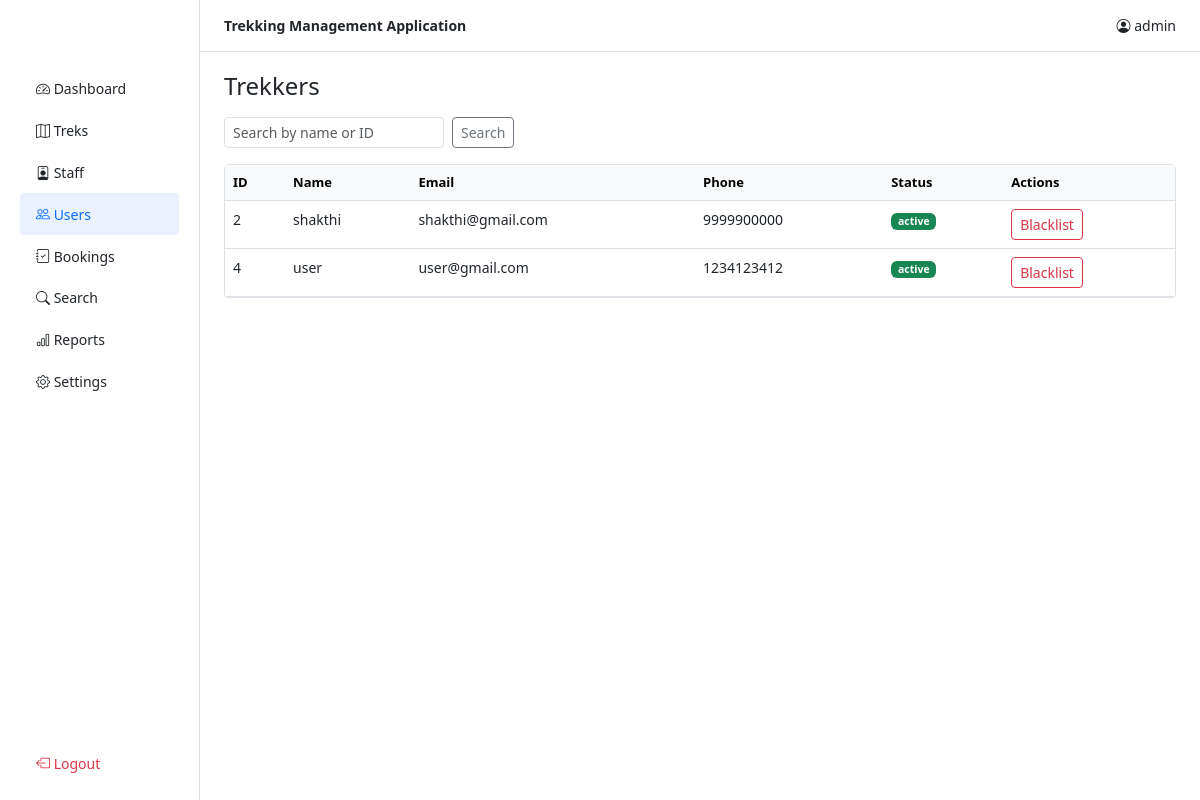
Page /admin/users (signed in) on the committed database.
### tables this page shows
CREATE TABLE users (
            id INTEGER PRIMARY KEY AUTOINCREMENT,
            username TEXT UNIQUE NOT NULL,
            password TEXT NOT NULL,
            name TEXT NOT NULL,
            email TEXT,
            phone TEXT,
            role TEXT NOT NULL CHECK(role IN ("admin","staff","user")),
            status TEXT DEFAULT "active"
        );

### app.py (the view)
@app.route('/admin/users')
@login_required('admin')
def admin_users():
    db = get_db()
    q = request.args.get('q', '')
    if q:
        users = db.execute('SELECT * FROM users WHERE role="user" AND (name LIKE ? OR CAST(id AS TEXT) LIKE ?)', (f'%{q}%', f'%{q}%')).fetchall()
    else:
        users = db.execute('SELECT * FROM users WHERE role="user"').fetchall()
    return render_template('admin/users.html', users=users, q=q)

### app.py (called while the page is built)
def login_required(role=None):
    def decorator(f):
        @wraps(f)
        def wrapper(*args, **kwargs):
            if 'user_id' not in session:
                return redirect(url_for('login'))
            if role and session.get('role') != role:
                flash('Access denied.')
                return redirect(url_for('login'))
            return f(*args, **kwargs)
        return wrapper
    return decorator

### database.py (called while the page is built)
def get_db():
    db = getattr(g, '_database', None)
    if db is None:
        db = g._database = sqlite3.connect(DATABASE)
        db.row_factory = sqlite3.Row
    return db

### templates/admin/users.html (shortened to what this page needs)
{% extends "base.html" %}
{% block sidebar %}
<ul class="nav flex-column px-2">
  <li class="nav-item"><a class="nav-link" href="{{ url_for('admin_dashboard') }}"><i class="bi bi-speedometer2"></i> Dashboard</a></li>
  <li class="nav-item"><a class="nav-link" href="{{ url_for('admin_treks') }}"><i class="bi bi-map"></i> Treks</a></li>
  <li class="nav-item"><a class="nav-link" href="{{ url_for('admin_staff') }}"><i class="bi bi-person-badge"></i> Staff</a></li>
  <li class="nav-item"><a class="nav-link active" href="{{ url_for('admin_users') }}"><i class="bi bi-people"></i> Users</a></li>
  <li class="nav-item"><a class="nav-link" href="{{ url_for('admin_bookings') }}"><i class="bi bi-journal-check"></i> Bookings</a></li>
  <li class="nav-item"><a class="nav-link" href="{{ url_for('admin_search') }}"><i class="bi bi-search"></i> Search</a></li>
  <li class="nav-item"><a class="nav-link" href="{{ url_for('admin_reports') }}"><i class="bi bi-bar-chart"></i> Reports</a></li>
  <li class="nav-item"><a class="nav-link" href="{{ url_for('admin_settings') }}"><i class="bi bi-gear"></i> Settings</a></li>
</ul>
{% endblock %}
{% block content %}
<h4 class="mb-3">Trekkers</h4>
<form method="GET" class="mb-3 d-flex gap-2">
  <input type="text" name="q" value="{{ q }}" class="form-control form-control-sm w-auto" placeholder="Search by name or ID">
  <button class="btn btn-outline-secondary btn-sm">Search</button>
</form>
<div class="card">
  <table class="table table-hover mb-0">
    <thead class="table-light">
      <tr><th>ID</th><th>Name</th><th>Email</th><th>Phone</th><th>Status</th><th>Actions</th></tr>
    </thead>
    <tbody>
      {% for u in users %}
      <tr>
        <td>{{ u.id }}</td><td>{{ u.name }}</td><td>{{ u.email }}</td><td>{{ u.phone }}</td>
        <td><span class="badge bg-{{ 'success' if u.status=='active' else 'danger' }}">{{ u.status }}</span></td>
        <td>
          {% if u.status != 'blacklisted' %}
          <a href="{{ url_for('admin_blacklist', uid=u.id) }}" class="btn btn-sm btn-outline-danger">Blacklist</a>
          {% else %}
          <a href="{{ url_for('admin_unblacklist', uid=u.id) }}" class="btn btn-sm btn-outline-success">Reactivate</a>
          {% endif %}
        </td>
      </tr>
      {% endfor %}
    </tbody>
  </table>
</div>
{% endblock %}

### templates/base.html (style rules this page uses)
body { background: #fff; color: #212529; font-size: 14px; }
.sidebar .nav-link { color: #212529; padding:.65rem 1rem; font-weight:500; }
.sidebar .nav-link:hover, .sidebar .nav-link.active { background: #eaf2ff; border-radius: 4px; color: #0d6efd; }
.card { border: 1px solid #dee2e6; border-radius: 4px; box-shadow: none; }
.table th { font-size: 13px; }

### rows in the picture
users: id "2", name "shakthi", email "shakthi@gmail.com", phone "9999900000", status "active"
users: id "4", name "user", email "user@gmail.com", phone "1234123412", status "active"

### other values in the picture
{{ session.username }} "admin"
